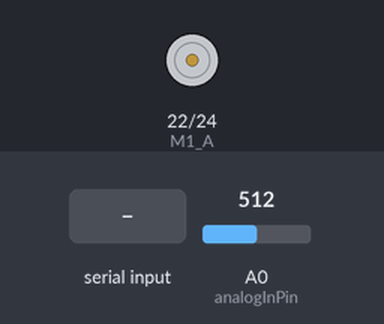
Simulated run of this sketch. Board: Arduino Mega 2560, built with avr-gcc and run on an emulated ATmega2560. Parts: motor-driver pin pairs drawn as motors (green arrow = first pin HIGH = forward, orange = second pin HIGH = backward, longer = more drive, scaled by the enable pin). Inputs (shaded band) come from the test bench; at power-on: A0 (analogInPin) = 512. What the sketch prints to the serial monitor is not drawn.

Above: at 1.2 s.
1.3 s: "90,45\n" received over Serial
Timing chart, 0 to 4.3 s (numbered marks = the images above; inputs shaded):
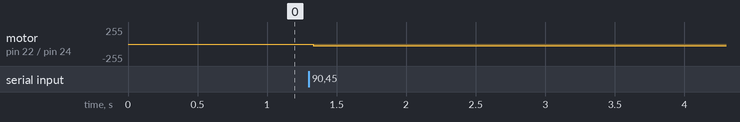

The sketch:

Digital_Servo_Final.ino
```cpp
/*
  Digital servo control with feedback:
  Used to convert a standard high torque motor into a servo with position feedback. It can accept a range of angular values, from 0 to 695
  through the serial monitor. The feedback is printed onto the serial monitor

  Circuit:
  The motor control pins are connected to arduino pins 4 and 5. The PWM pin is connected to the pin 3 for speed control. The feedback from
  the potentiometer is connected to analog pin A0.
  Input supply : 12V

   Created: 5 May. 2014
   Modified: 7 May 2014
   By: Yash Manian
 */


//Motor control variables
int M1_A = 22;    // IN2
int M1_PWM = 4; //PWM
int M1_B = 24; // IN1

// variable to store speed value
int speed_val = 25;

//variables to store analog feedback
const int analogInPin = A0;
double sensorValue = 0;

//Servo command variable
double inputAngle;

void setup()
{
// Start serial monitor at 9600 bps
Serial.begin(9600);

// declare outputs
pinMode(M1_A, OUTPUT);
pinMode(M1_PWM, OUTPUT);
pinMode(M1_B, OUTPUT);


// turn motor off by default
M1_stop();

}

void loop()
{
if (Serial.available())
{
inputAngle = Serial.parseFloat();

Serial.print("Order Recieved:");

Serial.println(inputAngle);

ServoCommand(inputAngle);
}

ServoPosition(inputAngle);

}

void ServoCommand(double inputAngle)
{
sensorValue = analogRead(analogInPin);

double currAngle = map(analogInPin,106,283,0,695); //explained below....

//map values from adc, after pinion has been meshed
//to motor shaft angles of 0 to 695 degrees

//make sure the ordered angle is within limits(0 to 695 degrees)

inputAngle = constrain(inputAngle,0,695);

while (abs(inputAngle - currAngle) > 15) //there is a posn error. error tolerance = 15 degrees
{
sensorValue = analogRead(analogInPin);

double currAngle = map(analogInPin,106,283,0,695);

if (inputAngle > currAngle)
{
//turn right
Serial.print("Current:");
Serial.print(currAngle);
Serial.print(",Order:");
Serial.print(inputAngle);
Serial.println(",Turning Right");
M1_forward(speed_val);
delay(25);
}
else
{
//turn left
Serial.print("Current:");
Serial.print(currAngle);
Serial.print(",Order:");
Serial.print(inputAngle);
Serial.println(",Turning Left");
M1_reverse(speed_val);
delay(25);
}

}

M1_stop(); //if there is no error, stop the motor

}

void ServoPosition(double inputAngle)
{
sensorValue = analogRead(analogInPin);

double currAngle = map(analogInPin,283,106,0,695);

Serial.print("Ordered Angle:");
Serial.print(inputAngle);
Serial.print(" ,Position:");
Serial.println(currAngle);

delay(50);
}

/////////// motor functions ////////////////

void M1_reverse(int x)
{
digitalWrite(M1_B, LOW);
digitalWrite(M1_A, HIGH);
analogWrite(M1_PWM, x);
}

void M1_forward(int x)
{
digitalWrite(M1_A, LOW);
digitalWrite(M1_B, HIGH);
analogWrite(M1_PWM, x);
}

void M1_stop()
{
digitalWrite(M1_B, LOW);
digitalWrite(M1_A, LOW);
digitalWrite(M1_PWM, LOW);
}
```

Measured:
- after the input at 1.3 s, motor on pin 22 (M1_A) / pin 24 (M1_B): stopped → backward 25/255 at once
